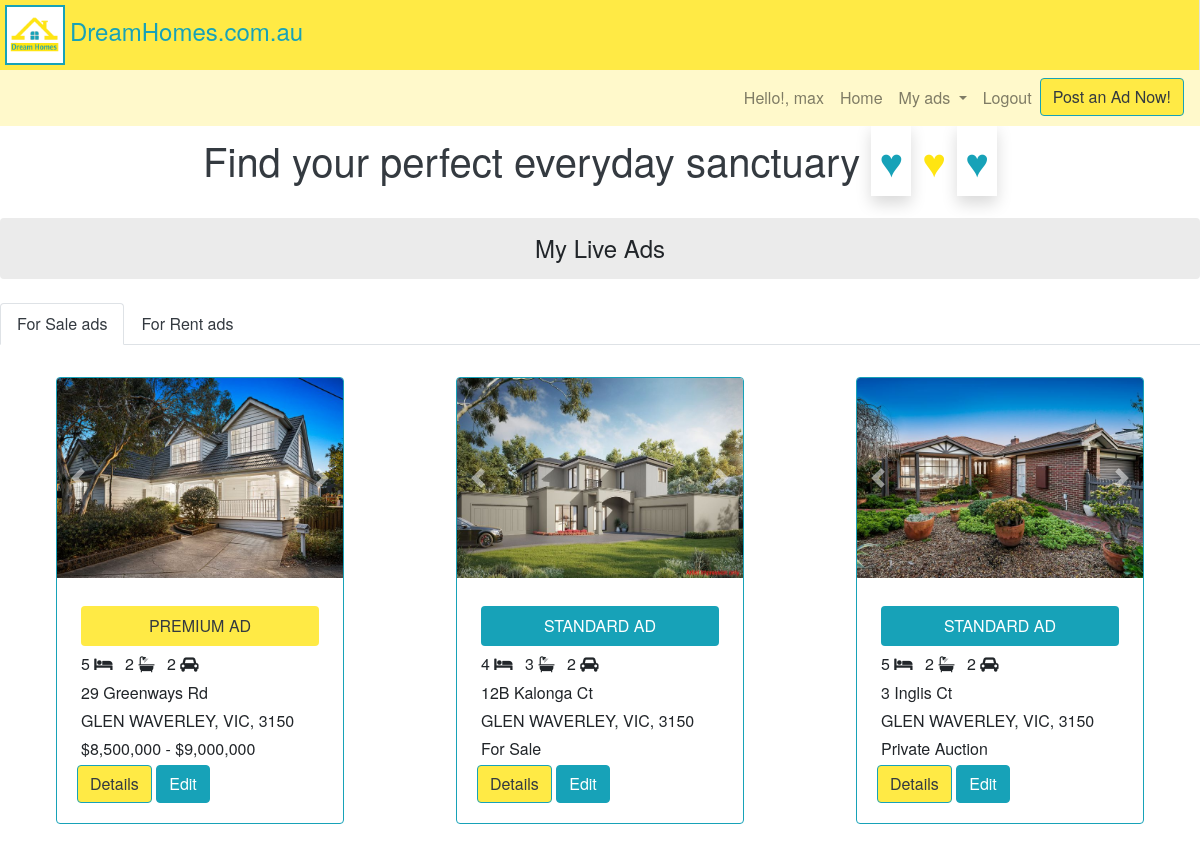
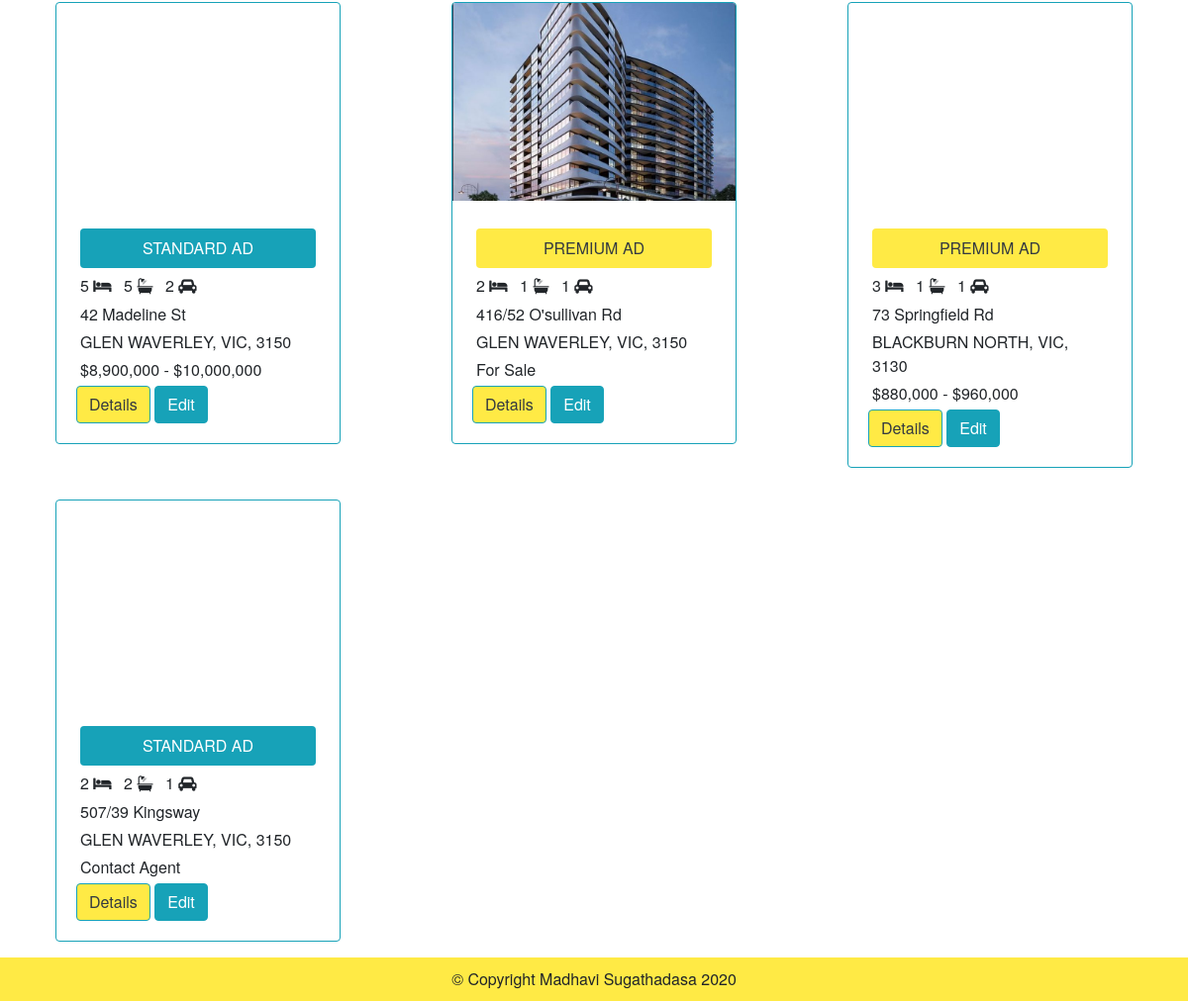
The app's page /my_ads (signed in) with its own data (2 pictures, top to bottom).
### dream_homes/models.py (models this page shows, shortened)
class Buy_Item_Picture(models.Model):
    ad_item = models.ForeignKey(Buy_Ad_Item, on_delete=models.CASCADE, related_name="buy_ad_item")
    image = models.ImageField(upload_to = buy_item_photo_path_)

class Buy_Ad_Item(models.Model):
    def _image_path_(self, filename):
        return (conf_settings.MEDIA_PATH + '/buy_properties/{0}/{1}').format(self.id, filename)
    user = models.ForeignKey(User, on_delete=models.CASCADE, related_name="buy_ad_user")
    from_price = models.FloatField(null=True, blank=True)
    to_price = models.FloatField(null=True, blank=True)
    ad_type = models.ForeignKey(Buy_Item_Ad_Type, on_delete=models.DO_NOTHING, related_name="buy_item_ad_type")
    title = models.CharField(max_length=200)
    desc = models.CharField(max_length=4000)
    property_type = models.ForeignKey(Property_Type, on_delete=models.DO_NOTHING, related_name="buy_ad_property_type")
    address_line = models.CharField(max_length=200)
    location = models.ForeignKey(Location, on_delete=models.DO_NOTHING, related_name="buy_ad_location", default="")
    bedrooms = models.IntegerField(default=1)
    bathrooms = models.IntegerField(default=1)
    parking = models.IntegerField(default=1)
    garages = models.IntegerField(default=0)
    floorplan = models.ImageField(upload_to = _image_path_, default="", null=True, blank=True)
    land_area = models.CharField(max_length=64, null=True, blank=True)
    contact_name = models.CharField(max_length=64, default="")
    email = models.CharField(max_length=64, default="")
    mobile = models.CharField(max_length=64, default="")
    date_time = models.DateTimeField()
    active = models.BooleanField(default=True)
    auction_date = models.DateTimeField(null=True, blank=True)
    priority  = models.IntegerField(default=1)
    payment = models.BooleanField(default=False)
    payment_pkg = models.CharField(max_length=4,default="")
    amount_paid = models.FloatField(default=0.0)
    payemnt_session = models.CharField(max_length=200,default="")

class Location(models.Model):
    postcode = models.CharField(max_length=8)
    suburb = models.CharField(max_length=20)
    state = models.CharField(max_length=5)
    lon = models.FloatField(null=True, blank=True)
    lat = models.FloatField(null=True, blank=True)
    def __str__(self):
        return f"{self.suburb}, {self.state}, {self.postcode}"

class Buy_Item_Ad_Type(models.Model):
    name = models.CharField(max_length=20)
    def __str__(self):
        return f"{self.name}"

### dream_homes/views.py (the view)
# urls.py: path("my_ads", views.view_my_ads, name="my_ads"),
@login_required(login_url='login')
def view_my_ads(request):
    search_type = request.GET.get('search_type','')
    ad_items = None
    dict_photo_items = {}
    if search_type and search_type == 'rent':
        ad_items = Rent_Ad_Item.objects.filter(user=request.user, payment=True).order_by('-date_time')
        for rent_ad_item in ad_items:
            photo_items = Rent_Item_Picture.objects.filter(ad_item =rent_ad_item)
            if photo_items:
                dict_photo_items[rent_ad_item.id] = photo_items
    else:
        search_type = 'sale'
        ad_items = Buy_Ad_Item.objects.filter(user=request.user, payment=True).order_by('-date_time')
        for buy_ad_item in ad_items:
            photo_items = Buy_Item_Picture.objects.filter(ad_item =buy_ad_item)
            if photo_items:
                dict_photo_items[buy_ad_item.id] = photo_items
    context ={"ad_items":ad_items, "photo_items":dict_photo_items,"search_type":search_type,}
    return render(request, "my_ads.html", context)

### dream_homes/templatetags/template_filters.py (called while the page is built)
@register.filter
def get_item(dictionary, key):
    return dictionary.get(key)

@register.filter()
def to_int(value):
    return int(value)

### dream_homes/templates/my_ads.html (shortened to what this page needs)
{% extends "base.html" %}
{% block body %}
{% load template_filters %}
{% load humanize %}
<h4 class="my-4 p-3 bg-light-light-grey rounded text-center">My Live Ads</h4>
<ul class="nav nav-tabs my-3">
    <li class="nav-item ">
        <a class="nav-link text-dark  {% if search_type == 'sale' %}active{% endif %}" href="{% url 'my_ads' %}?search_type=sale&">For Sale ads</a>
    </li>
    <li class="nav-item">
        <a class="nav-link text-dark  {% if search_type == 'rent' %}active{% endif %}" href="{% url 'my_ads' %}?search_type=rent&">For Rent ads</a>
    </li>
</ul>
{% if ad_items %}
<div class="row m-auto">
    {% for ad_item in ad_items %}
    <div class="col-lg-4 col-md-6 my-3">
        <div class="card border-info m-auto" style="width: 18rem;">
            <div id="carouselExampleFade_{{ad_item.id}}" class="carousel slide carousel-fade" data-ride="carousel">
                <div class="carousel-inner">
                    {% for photo_item in photo_items|get_item:ad_item.id %}
                    {% if forloop.counter == 1 %}
                    <div class="carousel-item active">
                        <img src="/Media/{{photo_item.image}}" class="card-img-top img-search-res" alt="img_{{forloop.counter}}">
                    </div>
                    {% else %}
                    <div class="carousel-item">
                        <img src="/Media/{{photo_item.image}}" class="card-img-top img-search-res" alt="img_{{forloop.counter}}">
                    </div>
                    {% endif %}
                    {% endfor %}
                </div>
                <a class="carousel-control-prev" href="#carouselExampleFade_{{ad_item.id}}" role="button" data-slide="prev">
                    <span class="carousel-control-prev-icon" aria-hidden="true"></span>
                </a>
                <a class="carousel-control-next" href="#carouselExampleFade_{{ad_item.id}}" role="button" data-slide="next">
                    <span class="carousel-control-next-icon" aria-hidden="true"></span>
                </a>
            </div>
            <div class="card-body">
                {% if ad_item.payment_pkg == 'STD'%}
                <p class="card-text mx-1 my-2 bg-info text-white text-center p-2 rounded">STANDARD AD</p>
                {% else %}
                <p class="card-text mx-1 my-2 bg-warning text-dark text-center p-2 rounded">PREMIUM AD</p>
                {% endif %}
                <h6 class="card-text"><span class="m-1">{{ad_item.bedrooms}} <i class="fa fa-bed"></i> </span><span class="m-1">{{ad_item.bathrooms}} <i class="fa fa-bath"></i> </span> <span class="m-1">{{ad_item.parking}} <i class="fa fa-car"></i></span></h6>
                <p class="card-text m-1">{{ad_item.address_line}}</p>
                <p class="card-text m-1">{{ad_item.location}}</p>
                {% if search_type == 'rent' %}
                <p class="card-text m-1">${{ad_item.weekly_price|to_int|intcomma}} Weekly</p>
                {% else %}
                {% if ad_item.from_price == 0.0 %}
                <p class="card-text m-1">{{ad_item.ad_type}}</p>
                {% elif ad_item.from_price > 0.0  and ad_item.to_price == 0.0 %}
                <p class="card-text m-1">${{ad_item.from_price|to_int|intcomma}}</p>
                {% elif ad_item.from_price > 0.0  and ad_item.to_price > 0.0 %}
                <p class="card-text m-1">${{ad_item.from_price|to_int|intcomma}} - ${{ad_item.to_price|to_int|intcomma}}</p>
                {% endif %}
                {% endif %}
                {% if search_type == 'rent' %}
                <a href="{% url 'my_ad_more_details' ad_item.id 'rent' %}" class="btn btn-warning text-dark border-info">Details</a>
                 <a  href="{% url 'edit_ad' ad_item.id 'rent' %}" class="btn btn-info text-white ">Edit</a>
                {% else %}
                <a href="{% url 'my_ad_more_details' ad_item.id 'sale' %}" class="btn btn-warning text-dark border-info">Details</a>
                 <a href="{% url 'edit_ad' ad_item.id 'sale' %}" class="btn btn-info text-white ">Edit</a>
                {% endif %}
            </div>
        </div>
    </div>
    {% endfor %}
</div>
{% else %}
{% if search_type == 'rent' %}
<div class="border border-info rounded my-3 p-2 text-center">You currently do not have any rent ads.</div>
{% else %}
<div class="border border-info rounded my-3 p-2 text-center">You currently do not have any sale ads.</div>
{% endif %}
{% endif %}
{% endblock %}

### dream_homes/templates/base.html (shortened to what this page needs)
{% load static %}
<!DOCTYPE html>
<html>
<head>
    <link rel="stylesheet" type="text/css" href="http://code.jquery.com/ui/1.12.1/themes/smoothness/jquery-ui.css" />
    <link rel="stylesheet" href="https://stackpath.bootstrapcdn.com/bootstrap/4.5.0/css/bootstrap.min.css">
    <link rel="stylesheet" href="https://cdnjs.cloudflare.com/ajax/libs/font-awesome/4.7.0/css/font-awesome.min.css">
    <link rel="stylesheet" href="{% static 'dream_homes/styles.css' %}">
</head>
<body>
    <header>
        <h4 class="bg-warning text-info m-0 border-right "><img id="logo-img" class="border border-2 border-info" src="{% static 'dream_homes/img/logo.png' %}" alt="logo">DreamHomes.com.au</h4>
    </header>
    <nav class="navbar navbar-expand-lg navbar-light bg-light">
        <div class="collapse navbar-collapse" id="navbarSupportedContent">
            <ul class="navbar-nav ml-auto">
                {% if user.username %}
                <li class="nav-item"><span class="nav-link">Hello!, {{ user.username }}</span></li>
                <li class="nav-item"><a class="nav-link" href="/">Home</a></li>
                <li class="nav-item dropdown">
                    <a class="nav-link dropdown-toggle" href="#" id="navbarDropdown" role="button" data-toggle="dropdown" aria-haspopup="true" aria-expanded="false">
                        My ads
                    </a>
                </li>
                <li class="nav-item"><a class="nav-link" href="{% url 'logout' %}">Logout</a></li>
                <li class="nav-item"><a href="{% url 'post_ad' %}" class="btn btn-warning text-dark border-info">Post an Ad Now!</a></li>
                {% else %}
                <li class="nav-item"><a class="nav-link" href="{% url 'login' %}">Login</a></li>
                <li class="nav-item"><a class="nav-link" href="{% url 'register' %}">Register</a></li>
                {% endif %}
            </ul>
        </div>
    </nav>
    <h1 class="desc bg-white text-dark">Find your perfect everyday sanctuary <span class="d-inline-block"><span class="text-info shadow p-2">&hearts;</span> <span class="text-warning">&hearts;</span> <span class="text-info shadow p-2">&hearts;</span></span></h1>
    <main>
        {% block body %}
        {% endblock %}
    </main>
</body>
<footer class="bg-warning text-center">© Copyright Madhavi Sugathadasa 2020</footer>
</html>

### dream_homes/static/dream_homes/styles.css (style rules this page uses)
* { box-sizing: border-box; }
body { font-family: 'Helvetica Neue', Helvetica, Arial, sans-serif; background-color: #ffffff; margin: 0; }
header, footer { max-width: 1200px; padding: 0; margin: auto; }
.btn-warning, .bg-warning { background-color: rgb(255, 234, 69) !important; }
.bg-light { background-color: rgb(255, 249, 203) !important; }
.text-warning { color: #ffe512 !important; }
.bg-light-light-grey { background-color: rgb(235, 235, 235) !important; }
.border-2 { border-width: 2px !important; }
footer { padding: 10px; }
#logo-img { margin: 5px; width: 60px; height: 60px; }
.navbar, main { max-width: 1200px; margin: auto; }
.desc { max-width: 1200px; text-align: center; margin: 0 auto; padding: 10px; font-size: 1.2rem; }
.img-search-res { height: 200px; }
@media (min-width: 876px) { .desc { font-size: 2.5rem; } }

### records on screen
Buy_Ad_Item: payment_pkg "PREMIUM AD", bedrooms "5", bathrooms "2", parking "2", address_line "29 Greenways Rd", location "GLEN WAVERLEY, VIC, 3150", from_price|to_int "8,500,000", to_price|to_int "9,000,000"
Buy_Item_Picture: image (picture)
Buy_Ad_Item: payment_pkg "STANDARD AD", bedrooms "4", bathrooms "3", parking "2", address_line "12B Kalonga Ct", location "GLEN WAVERLEY, VIC, 3150", ad_type "For Sale"
Buy_Item_Picture: image (picture)
Buy_Ad_Item: payment_pkg "STANDARD AD", bedrooms "5", bathrooms "2", parking "2", address_line "3 Inglis Ct", location "GLEN WAVERLEY, VIC, 3150", ad_type "Private Auction"
Buy_Item_Picture: image (picture)
Buy_Ad_Item: payment_pkg "STANDARD AD", bedrooms "5", bathrooms "5", parking "2", address_line "42 Madeline St", location "GLEN WAVERLEY, VIC, 3150", from_price|to_int "8,900,000", to_price|to_int "10,000,000"
Buy_Item_Picture: image (picture)
Buy_Ad_Item: payment_pkg "PREMIUM AD", bedrooms "2", bathrooms "1", parking "1", address_line "416/52 O'sullivan Rd", location "GLEN WAVERLEY, VIC, 3150", ad_type "For Sale"
Buy_Item_Picture: image (picture)
Buy_Ad_Item: payment_pkg "PREMIUM AD", bedrooms "3", bathrooms "1", parking "1", address_line "73 Springfield Rd", location "BLACKBURN NORTH, VIC, 3130", from_price|to_int "880,000", to_price|to_int "960,000"
Buy_Item_Picture: image (picture)
Buy_Ad_Item: payment_pkg "STANDARD AD", bedrooms "2", bathrooms "2", parking "1", address_line "507/39 Kingsway", location "GLEN WAVERLEY, VIC, 3150", ad_type "Contact Agent"
Buy_Item_Picture: image (picture)

### other values on screen
{{ user.username }} "max"
